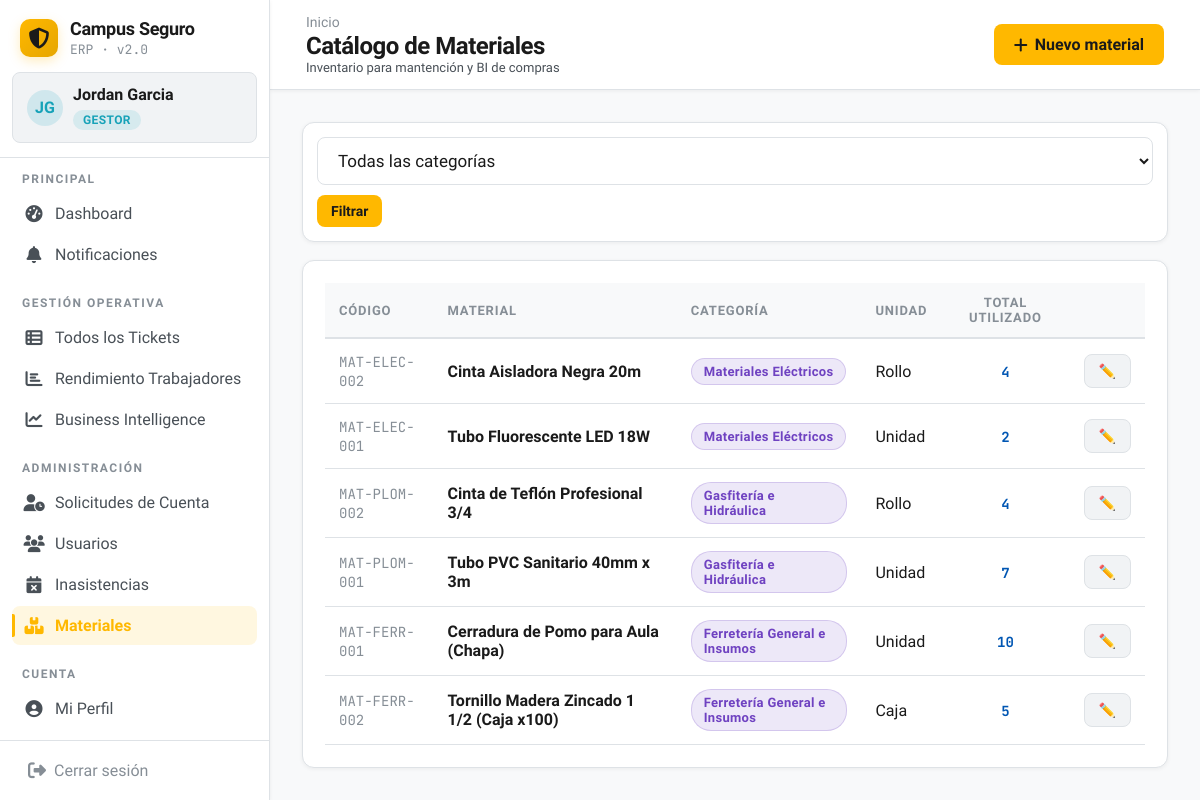
/gestor/materiales/ (signed in), run on the app's committed database.
### app/models.py (models this page shows, shortened)
class Usuario(AbstractUser):
    VINCULO_CHOICES = [
        ('alumno', 'Alumno'),
        ('docente', 'Docente'),
        ('administrativo', 'Administrativo'),
        ('funcionario', 'Funcionario'),
    ]
    JORNADA_CHOICES = [
        ('diurna', 'Diurna'),
        ('vespertina', 'Vespertina'),
        ('mixta', 'Mixta'),
    ]
    rol = models.ForeignKey(Rol, on_delete=models.PROTECT, related_name="usuarios", null=True, blank=True)
    rut = models.CharField(max_length=12, unique=True)
    telefono = models.CharField(max_length=15, blank=True, null=True)
    correo_institucional = models.EmailField(unique=True)
    vinculo = models.CharField(max_length=20, choices=VINCULO_CHOICES, blank=True, null=True)
    carrera = models.ForeignKey(
        'Carrera', on_delete=models.SET_NULL, null=True, blank=True,
        related_name='alumnos',
    )
    jornada = models.CharField(max_length=15, choices=JORNADA_CHOICES, blank=True, null=True)
    sede = models.ForeignKey(Sede, on_delete=models.SET_NULL, blank=True, null=True, related_name='estudiantes_funcionarios')
    escuela = models.ForeignKey(Escuela, on_delete=models.SET_NULL, related_name="usuarios", null=True, blank=True)
    departamento = models.ForeignKey(
        Departamento,
        on_delete=models.SET_NULL,
        null=True,
        blank=True,
        related_name="usuarios"
    )
    especialidades = models.ManyToManyField(
        Especialidad,
        through='EspecialidadUsuario',
        blank=True,
        related_name='tecnicos'
    )
    turno = models.CharField(max_length=50, blank=True, null=True)  # mañana / tarde / noche
    estado_cuenta = models.ForeignKey(
        EstadoCatalogo,
        on_delete=models.PROTECT,
        related_name='usuarios',
        limit_choices_to={'entidad': 'cuenta'},
    )
    fecha_registro = models.DateTimeField(auto_now_add=True)
    fecha_aprobacion = models.DateTimeField(null=True, blank=True)
    aprobado_por = models.ForeignKey('self', on_delete=models.SET_NULL, null=True, blank=True, related_name='cuentas_aprobadas')
    activo = models.BooleanField(default=True)
    auth0_sub = models.CharField(
        max_length=120,
        unique=True,
        null=True,
        blank=True,
        verbose_name='Auth0 Subject ID',
        help_text='Identificador único del usuario en Auth0. Se asigna automáticamente al registrar vía Auth0.',
    )
    objects = UsuarioManager()

class Rol(models.Model):
    nombre = models.CharField(max_length=50, verbose_name="Nombre del Rol")
    codigo = models.CharField(max_length=30, unique=True, verbose_name="Código Operacional")  # ej: 'mantencion', 'guardia', 'gestor'
    class Meta:
        verbose_name = "Rol"
        verbose_name_plural = "Roles"

class Material(models.Model):
    UNIDAD_CHOICES = [
        ('unidad', 'Unidad'),
        ('metro', 'Metro'),
        ('kg', 'Kilogramo'),
        ('litro', 'Litro'),
        ('caja', 'Caja'),
        ('rollo', 'Rollo'),
    ]
    codigo = models.CharField(max_length=50, unique=True)
    nombre = models.CharField(max_length=200)
    categoria = models.ForeignKey(CategoriaMaterial, on_delete=models.PROTECT, related_name='materiales')
    unidad = models.CharField(max_length=20, choices=UNIDAD_CHOICES)
    descripcion = models.TextField(blank=True, null=True)
    activo = models.BooleanField(default=True)
    especialidades = models.ManyToManyField(
        Especialidad,
        through='EspecialidadMaterial',
        blank=True,
        related_name='materiales',
        help_text="Especialidades que están autorizadas a ver y usar este material en sus reportes."
    )
    class Meta:
        ordering = ['categoria__nombre_display', 'nombre']
    @property
    def total_utilizado(self):
        from django.db.models import Sum
        return self.consumos.aggregate(total=Sum('cantidad_utilizada'))['total'] or 0

class CategoriaMaterial(models.Model):
    codigo = models.CharField(max_length=30, unique=True)
    nombre_display = models.CharField(max_length=100)
    descripcion = models.CharField(max_length=300, blank=True, null=True)
    activo = models.BooleanField(default=True)
    class Meta:
        verbose_name = 'Categoría de Material'
        verbose_name_plural = 'Categorías de Materiales'

### app/views.py (the view)
# urls.py: path('gestor/materiales/', views.materiales_listado, name='materiales_listado'),
@login_required
@rol_requerido('gestor')
def materiales_listado(request):
    qs = Material.objects.all().order_by('categoria', 'nombre')
    categoria = request.GET.get('categoria')
    if categoria:
        qs = qs.filter(categoria__codigo=categoria)
    return render(request, 'app/materiales.html', {
        'materiales': qs,
        'categorias': CategoriaMaterial.objects.filter(activo=True).values_list('codigo', 'nombre_display'),
        'categoria_filtro': categoria,
    })

### app/context_processors.py (called while the page is built)
def notificaciones_no_leidas(request):
    if request.user.is_authenticated:
        cache_key = f'notif_count_{request.user.pk}'
        count = cache.get(cache_key)
        if count is None:
            count = Notificacion.objects.filter(
                destinatario=request.user, leida=False, archivada=False, deleted_at__isnull=True
            ).count()
            cache.set(cache_key, count, 60)
        return {'notif_no_leidas_count': count}
    return {'notif_no_leidas_count': 0}

### app/views.py (called while the page is built)
def rol_requerido(*roles):
    def decorator(view_func):
        @wraps(view_func)
        def _wrapped(request, *args, **kwargs):
            if not request.user.is_authenticated:
                return redirect('app:login')
            user_rol_codigo = request.user.rol.codigo if request.user.rol else None
            if user_rol_codigo not in roles and not request.user.is_superuser:
                messages.error(request, 'No tienes permiso para acceder a esta sección.')
                return redirect('app:dashboard')
            return view_func(request, *args, **kwargs)
        return _wrapped
    return decorator

### app/templates/app/materiales.html (shortened to what this page needs)
{% extends 'app/base.html' %}
{% block page_title %}Catálogo de Materiales{% endblock %}
{% block page_subtitle %}Inventario para mantención y BI de compras{% endblock %}
{% block topbar_actions %}
<a href="{% url 'app:material_nuevo' %}" class="btn btn-primary"><i class="fa-solid fa-plus"></i> Nuevo material</a>
{% endblock %}
{% block content %}
<form method="get" class="filters-bar">
  <select name="categoria" class="filter-input">
    <option value="">Todas las categorías</option>
  </select>
  <button class="btn btn-primary btn-sm">Filtrar</button>
</form>
<div class="card">
  {% if materiales %}
  <div class="table-wrap">
    <table>
      <thead>
        <tr>
          <th>Código</th><th>Material</th><th>Categoría</th><th>Unidad</th>
          <th style="text-align:center;">Total Utilizado</th> <th></th>
        </tr>
      </thead>
      <tbody>
        {% for m in materiales %}
        <tr>
          <td><span class="id-mono">{{ m.codigo }}</span></td>
          <td><strong>{{ m.nombre }}</strong>{% if m.descripcion %}<br><span style="font-size:11px;color:var(--text-muted);">{{ m.descripcion|truncatechars:50 }}</span>{% endif %}</td>
          <td><span class="badge badge-purple">{{ m.categoria.nombre_display|default:'Sin categoría' }}</span></td>
          <td>{{ m.get_unidad_display }}</td>
          <td style="text-align:center;">
            <span class="id-mono" style="font-size:14px;font-weight:700;color:var(--accent-blue);">
              {{ m.total_utilizado|default:"0" }}
            </span>
          </td>
          <td><a href="{% url 'app:material_editar' m.id %}" class="btn btn-ghost btn-sm">✏️</a></td>
        </tr>
        {% endfor %}
      </tbody>
    </table>
  </div>
  {% else %}
  <div class="empty-state">
    <div class="icon">📦</div>
    <div class="label">Sin materiales en el catálogo</div>
    <a href="{% url 'app:material_nuevo' %}" class="btn btn-primary" style="margin-top:14px;">➕ Agregar el primero</a>
  </div>
  {% endif %}
</div>
{% endblock %}

### app/templates/app/base.html (shortened to what this page needs)
<!DOCTYPE html>
<html lang="es">
<head>
<link rel="stylesheet" href="https://cdnjs.cloudflare.com/ajax/libs/font-awesome/6.7.2/css/all.min.css">
</head>
<body>
{% if user.is_authenticated %}
<div class="layout">
  <aside class="sidebar">
    <div class="sb-brand">
      <div class="logo"><i class="fa-solid fa-shield-halved" style="color:#1a1a1a;font-size:21px;"></i></div>
      <div>
        <div class="name">Campus Seguro</div>
        <div class="sub">ERP · v2.0</div>
      </div>
    </div>
    <div class="sb-user-header">
      <div class="avatar role-{{ user.rol.codigo }}">{{ user.first_name|first|upper }}{{ user.last_name|first|upper }}</div>
      <div class="user-info">
        <div class="uname">{{ user.get_full_name|default:user.username }}</div>
        <div class="role-badge role-{{ user.rol.codigo }}">{{ user.rol.nombre|default:"Sin Rol" }}</div>
      </div>
    </div>
    <div class="sb-divider"></div>
    <nav class="sb-nav">
      <div class="nav-section">
        <div class="nav-label">Principal</div>
        <a href="{% url 'app:dashboard' %}" class="nav-item {% if request.resolver_match.url_name == 'dashboard' %}active{% endif %}">
          <span class="icon"><i class="fa-solid fa-gauge-high"></i></span> Dashboard
        </a>
        <a href="{% url 'app:notificaciones' %}" class="nav-item {% if request.resolver_match.url_name == 'notificaciones' %}active{% endif %}">
          <span class="icon"><i class="fa-solid fa-bell"></i></span> Notificaciones
        </a>
      </div>
      {% if user.rol.codigo == 'gestor' or user.is_superuser %}
      <div class="nav-section">
        <div class="nav-label">Gestión Operativa</div>
        <a href="{% url 'app:gestor_tickets' %}" class="nav-item {% if request.resolver_match.url_name == 'gestor_tickets' %}active{% endif %}">
          <span class="icon"><i class="fa-solid fa-table-list"></i></span> Todos los Tickets
        </a>
        <a href="{% url 'app:gestor_operativo' %}" class="nav-item {% if request.resolver_match.url_name == 'gestor_operativo' %}active{% endif %}">
          <span class="icon"><i class="fa-solid fa-chart-bar"></i></span> Rendimiento Trabajadores
        </a>
        <a href="{% url 'app:gestor_bi' %}" class="nav-item {% if request.resolver_match.url_name == 'gestor_bi' %}active{% endif %}">
          <span class="icon"><i class="fa-solid fa-chart-line"></i></span> Business Intelligence
        </a>
      </div>
      <div class="nav-section">
        <div class="nav-label">Administración</div>
        <a href="{% url 'app:gestor_solicitudes_cuenta' %}" class="nav-item {% if request.resolver_match.url_name == 'gestor_solicitudes_cuenta' %}active{% endif %}">
          <span class="icon"><i class="fa-solid fa-user-clock"></i></span> Solicitudes de Cuenta
        </a>
        <a href="{% url 'app:gestor_usuarios' %}" class="nav-item {% if request.resolver_match.url_name == 'gestor_usuarios' %}active{% endif %}">
          <span class="icon"><i class="fa-solid fa-users"></i></span> Usuarios
        </a>
        <a href="{% url 'app:gestor_inasistencias' %}" class="nav-item {% if request.resolver_match.url_name == 'gestor_inasistencias' %}active{% endif %}">
          <span class="icon"><i class="fa-solid fa-calendar-xmark"></i></span> Inasistencias
        </a>
        <a href="{% url 'app:materiales_listado' %}" class="nav-item {% if request.resolver_match.url_name == 'materiales_listado' %}active{% endif %}">
          <span class="icon"><i class="fa-solid fa-boxes-stacked"></i></span> Materiales
        </a>
      </div>
      {% endif %}
      <div class="nav-section">
        <div class="nav-label">Cuenta</div>
        <a href="{% url 'app:mi_perfil' %}" class="nav-item {% if request.resolver_match.url_name == 'mi_perfil' %}active{% endif %}">
          <span class="icon"><i class="fa-solid fa-circle-user"></i></span> Mi Perfil
        </a>
      </div>
    </nav>
    <div class="sb-footer">
      <button onclick="document.getElementById('modal-logout').style.display='flex'" class="sb-logout">
        <i class="fa-solid fa-right-from-bracket" style="font-size:18px;"></i>
        <span>Cerrar sesión</span>
      </button>
    </div>
  </aside>
  <main class="main">
    <header class="global-topbar">
      <div>
        <div class="breadcrumb" style="margin-bottom: 2px;">
          <a href="{% url 'app:dashboard' %}">Inicio</a>
        </div>
        <div class="page-title" style="font-size: 24px; margin: 0;">
          {% block page_title %}Campus Seguro{% endblock %}
        </div>
        <div class="page-subtitle" style="font-size: 13px; margin: 0;">
          {% block page_subtitle %}{% endblock %}
        </div>
      </div>
      <div class="topbar-actions">
        {% block topbar_actions %}{% endblock %}
      </div>
    </header>
    <div class="content-body">
      {% block content %}{% endblock %}
    </div>
  </main>
</div>
{% else %}
  {% block auth_content %}{% endblock %}
{% endif %}
</body>
</html>

### data on the page
Usuario: first_name|first "J", last_name|first "G", get_full_name "Jordan Garcia", rol.nombre "GESTOR"
Material: codigo "MAT-ELEC-002", nombre "Cinta Aisladora Negra 20m", categoria.nombre_display "Materiales Eléctricos", unidad "Rollo", total_utilizado "4"
Material: codigo "MAT-ELEC-001", nombre "Tubo Fluorescente LED 18W", categoria.nombre_display "Materiales Eléctricos", unidad "Unidad", total_utilizado "2"
Material: codigo "MAT-PLOM-002", nombre "Cinta de Teflón Profesional 3/4", categoria.nombre_display "Gasfitería e Hidráulica", unidad "Rollo", total_utilizado "4"
Material: codigo "MAT-PLOM-001", nombre "Tubo PVC Sanitario 40mm x 3m", categoria.nombre_display "Gasfitería e Hidráulica", unidad "Unidad", total_utilizado "7"
Material: codigo "MAT-FERR-001", nombre "Cerradura de Pomo para Aula (Chapa)", categoria.nombre_display "Ferretería General e Insumos", unidad "Unidad", total_utilizado "10"
Material: codigo "MAT-FERR-002", nombre "Tornillo Madera Zincado 1 1/2 (Caja x100)", categoria.nombre_display "Ferretería General e Insumos", unidad "Caja", total_utilizado "5"
